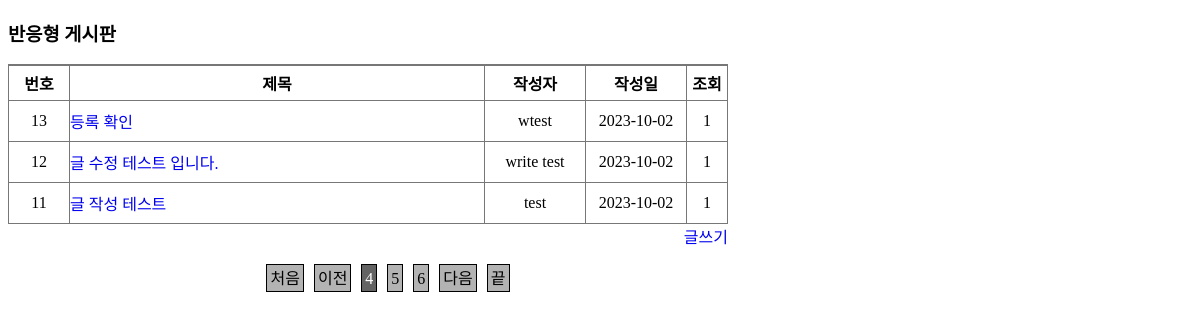
/php/index.php?page=4, run on the app's committed database.
### tables this page shows
CREATE TABLE IF NOT EXISTS `boards` (
  `b_no` int unsigned NOT NULL AUTO_INCREMENT,
  `b_subject` varchar(100) NOT NULL,
  `b_content` text NOT NULL,
  `b_date` datetime NOT NULL,
  `b_hit` int unsigned NOT NULL DEFAULT '0',
  `b_id` varchar(20) NOT NULL,
  `b_pw` varchar(50) NOT NULL,
  PRIMARY KEY (`b_no`)
);

### php/index.php (the view, shortened to what this page needs)
<?php
require_once("./dbconnect.php");
if(isset($_GET["page"])){
	$page = $_GET["page"];
} else {
	$page = 1;
}
$sql = " SELECT COUNT(*) AS cnt FROM boards ";
$result = $db->query($sql);
$row = $result->fetch_Array();
$allArticle = $row["cnt"];
$displayArticle = 3;
$allPage = ceil($allArticle/$displayArticle);
?>
<?php
$block = 3;
$currentBlock = ceil($page/$block);
$allBlock = ceil($allPage/$block);
$firstPage = ($currentBlock*$block)-($block-1);
if ($currentBlock == $allBlock){
	$lastPage = $allPage;
} else {
	$lastPage = $currentBlock * $block;
}
$prevPage = (($currentBlock-1) * $block);
$nextPage = (($currentBlock+1) * $block)-($block-1);
$paging = "<ul>";
if($page != 1){
	$paging.="<li class = 'startPage'><a href='./index.php?page=1'>처음</a></li>";
}
if($currentBlock != 1){
	$paging.="<li class='prevPage'><a href='./index.php?page={$prevPage}'>이전</a></li>";
}
for($i=$firstPage; $i<=$lastPage; $i++){
	if($i==$page){
		$paging .= "<li class='currentPage'>{$i}</li>";
	} else {
		$paging .= "<li class='prevPage'><a href='./index.php?page={$i}'>{$i}</a></li>";
	}
}
if($currentBlock != $allPage){
	$paging .= "<li class='nextPage'><a href='./index.php?page={$nextPage}'>다음</a></li>";
}
if($page != $allPage){
	$paging.="<li class = 'endPage'><a href='./index.php?page={$allPage}'> 끝 </a></li>";
}
$paging.="</ul>";
$currentLimit = ($displayArticle * $page) - $displayArticle;
$sqlLimit = " LIMIT " . $currentLimit . ", " . $displayArticle;
$sql = " SELECT * FROM boards ORDER BY b_no DESC " . $sqlLimit;
$result = $db->query($sql);
?>
<!DOCTYPE html>
<html lang="ko">
<head>
	<link rel="stylesheet" href="../css/style1.css">
</head>
<body>
	<article class="boardsArticle">
		<div id="list">
			<h3> 반응형 게시판 </h3>
			<table>
				<thead>
					<tr>
						<th scope="col" class="no">번호</th>
						<th scope="col" class="subject">제목</th>
						<th scope="col" class="author">작성자</th>
						<th scope="col" class="date">작성일</th>
						<th scope="col" class="hit">조회</th>
					</tr>
				</thead>
				<tbody>
				<?php
					while($row = $result->fetch_array()){
						$datetime = explode(" ",$row["b_date"]);
						$date = $datetime[0];
						$time = $datetime[1];
						if($date == Date("Y-m-d"))
							$row["b_date"] = $time;
						else
							$row["b_date"] = $date;
				?>
					<tr>
						<td class="no"><?= $row["b_no"]?></td>
						<td class="subject">
							<a href="./view.php?no=<?=$row["b_no"]?>"><?= $row["b_subject"]?></a>
						</td>
						<td class="author"><?= $row["b_id"]?></td>
						<td class="date"><?= $row["b_date"]?></td>
						<td class="hit"><?= $row["b_hit"]?></td>
					</tr>
					<?php
						}
					?>
				</tbody>
				</table>
				<div class="btnSet">
					<a href="./write.php" class="btnWrite">글쓰기</a>
				</div>
				<div class="paging">
					<?=$paging?>
				</div>
			</div>
	</article>
 </body>
</html>

### css/style1.css (style rules this page uses)
a { text-decoration: none; }
.boardsArticle table { width: 720px; border-collapse: collapse; }
#list th { padding: 5px 0; border: 1px solid #777; border-top: 2px solid #777; }
#list td { padding: 8px 0;border: 1px solid #777; }
#list .no { width: 60px; text-align: center; }
#list .author { width: 100px; text-align: center; }
#list .date { width: 100px; text-align: center; }
#list .hit { width: 40px;text-align: center; }
#list .btnSet { text-align: right; }
#list .paging { width:720px; text-align: center; }
#list .paging li { display: inline-block; height: 20px; margin: 0 5px; padding: 3px; border: 1px solid #000000; background: #b3b3b3; line-height: 21px; }
#list .paging li a { color:#000000; }
#list .paging li.currentPage,li:hover { background: #636363; }
#list .paging li.currentPage,li:hover a { color: #ffffff; }
.btnSet { width:720px; text-align: center; }

### data on the page
boards: b_no "13", b_subject "등록 확인", b "wtest", b_date "2023-10-02", b_hit "1"
boards: b_no "12", b_subject "글 수정 테스트 입니다.", b "write test", b_date "2023-10-02", b_hit "1"
boards: b_no "11", b_subject "글 작성 테스트", b "test", b_date "2023-10-02", b_hit "1"
